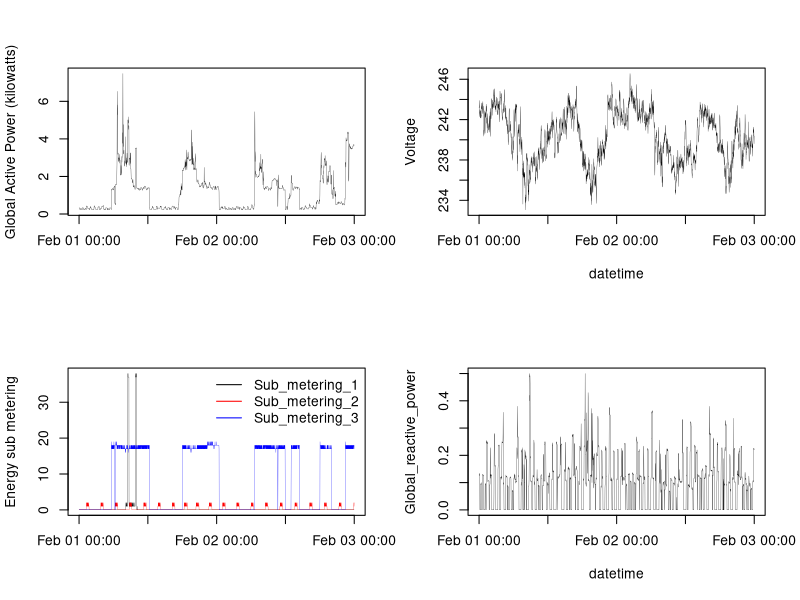

R code for this plot:
subsetdata <- read.csv("subsetdata.csv")

subsetdata$Timestamp <- strptime(subsetdata$Timestamp, format="%Y-%m-%d %H:%M:%S")

png(filename="plot4.png", width = 480, height = 480)

par(mfrow=c(2,2))

# Plot 1

plot(subsetdata$Timestamp, subsetdata$Global_active_power, type="n", xlab=NA, ylab="Global Active Power (kilowatts)")

lines(subsetdata$Timestamp, subsetdata$Global_active_power, type="l", lwd=0.25)

# Plot 2

plot(subsetdata$Timestamp, subsetdata$Voltage, type="n", xlab="datetime", ylab="Voltage")

lines(subsetdata$Timestamp, subsetdata$Voltage, type="l", lwd=0.25)

# Plot 3

plot(subsetdata$Timestamp, subsetdata$Sub_metering_1, type="n", xlab=NA, ylab="Energy sub metering", cex.lab=1, cex.axis=1)

lines(subsetdata$Timestamp, subsetdata$Sub_metering_1, type="l", lwd=0.25)

lines(subsetdata$Timestamp, subsetdata$Sub_metering_2, type="l", lwd=0.25, col="red")

lines(subsetdata$Timestamp, subsetdata$Sub_metering_3, type="l", lwd=0.25, col="blue")

legend("topright", legend=c("Sub_metering_1", "Sub_metering_2", "Sub_metering_3"), col=c("black", "red", "blue"), lwd=1, bty="n")

# Plot 4

plot(subsetdata$Timestamp, subsetdata$Global_reactive_power, type="n", xlab="datetime", ylab="Global_reactive_power")

lines(subsetdata$Timestamp, subsetdata$Global_reactive_power, type="l", lwd=0.25)


dev.off()
